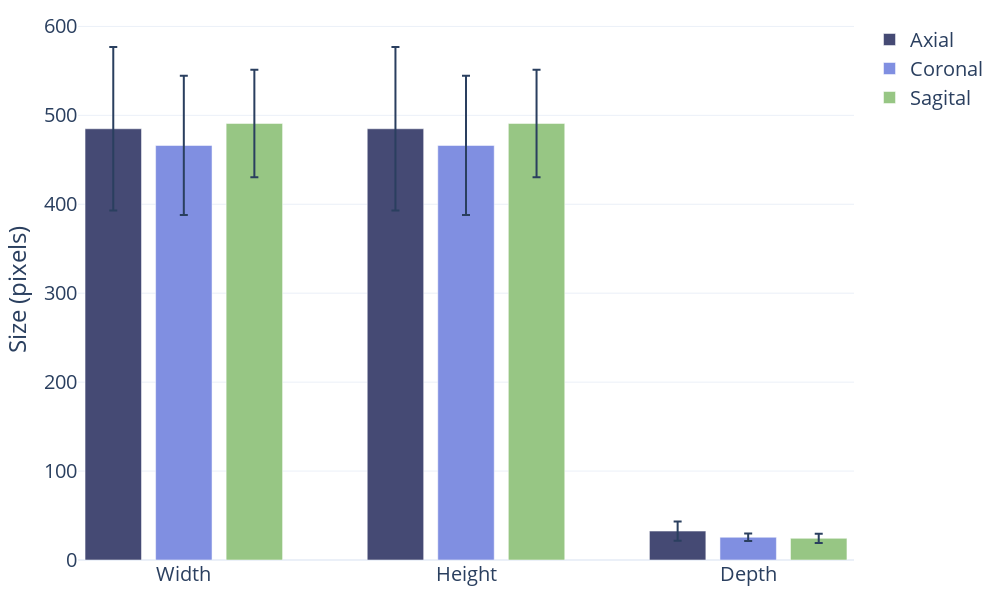

Notebook code cell kept with this figure:
### Code cell
x_ticks = ['Width', 'Height', 'Depth']  # Base positions for each group of bars
y_axis_title = 'Size (pixels)'
#random order of colors
colors_sub = np.random.choice(colors, 3, replace=False)
plot_variability_plotly_grouped( {'Axial': [mean_width_axial, mean_height_axial, mean_depth_axial],
                                      'Coronal': [mean_width_coronal, mean_height_coronal, mean_depth_coronal],
                                      'Sagital': [mean_width_sagital, mean_height_sagital, mean_depth_sagital]},
                                    {'Axial': [std_width_axial, std_height_axial, std_depth_axial],
                                      'Coronal': [std_width_coronal, std_height_coronal, std_depth_coronal],
                                      'Sagital': [std_width_sagital, std_height_sagital, std_depth_sagital]},
                                    ['Axial', 'Coronal', 'Sagital'],
                                    colors_sub,
                                    'size_T2w_grouped',
                                    x_ticks,
                                    y_axis_title,
                                    save_as_pdf=True)

### Figure 1 — Plotly figure (JSON) as saved in the notebook; plotly's stock layout.template omitted (floating-point values rounded to 4 significant figures)
{"data": [{"error_y": {"array": [91.96, 91.96, 10.88], "type": "data", "visible": true}, "marker": {"color": "#454a74"}, "name": "Axial", "type": "bar", "x": [0, 1, 2], "y": [484.9, 484.9, 32.52]}, {"error_y": {"array": [78.3, 78.3, 4.229], "type": "data", "visible": true}, "marker": {"color": "#808fe1"}, "name": "Coronal", "type": "bar", "x": [0.25, 1.25, 2.25], "y": [466.1, 466.1, 25.55]}, {"error_y": {"array": [60.42, 60.42, 5.232], "type": "data", "visible": true}, "marker": {"color": "#97c684"}, "name": "Sagital", "type": "bar", "x": [0.5, 1.5, 2.5], "y": [490.9, 490.9, 24.36]}], "layout": {"barmode": "group", "font": {"size": 20}, "height": 600, "margin": {"b": 40, "l": 20, "pad": 0, "r": 20, "t": 20}, "width": 1000, "xaxis": {"tickmode": "array", "ticktext": ["Width", "Height", "Depth"], "tickvals": [0.25, 1.25, 2.25]}, "yaxis": {"title": {"text": "Size (pixels)"}}}}
